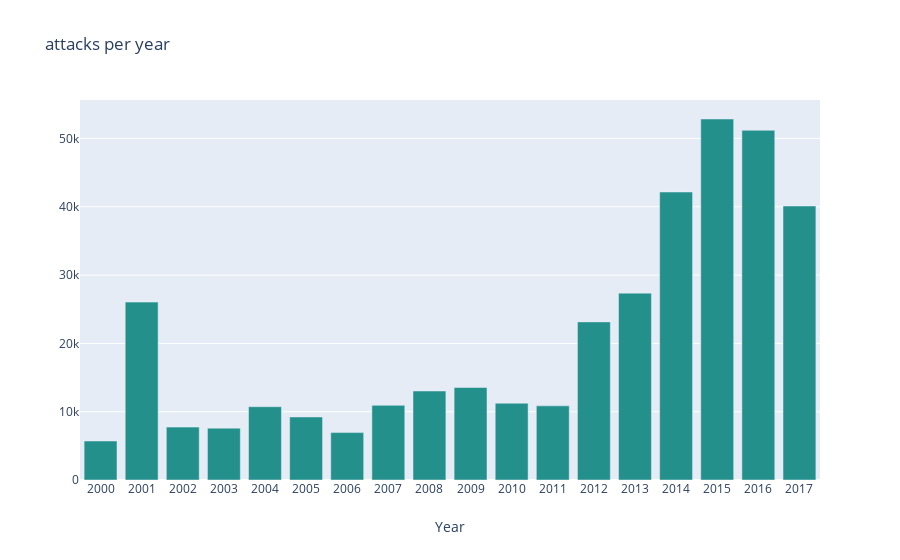

Source (notebook cell):
### Code cell
y=cntry['casualities'].value_counts().values
trace1 = go.Bar(
        x=cntry['Year'],
        y=cntry['casualities'],
        marker=dict(
            color=y,
            colorscale = 'Viridis',
        ),
        name="attacks per year",    
    )
layout = dict(
        title="attacks per year",
        #width = 900, height = 500,
        xaxis=dict(
            title='Year',
            tickmode='linear'),
        yaxis=dict(
            showgrid=True,
            showline=False,
            showticklabels=True,
    #         domain=[0, 0.85],
        ), 
    )
fig1 = go.Figure(data=[trace1], layout=layout)
fig1.show()

### Figure 1 — Plotly figure (JSON) as saved in the notebook; plotly's stock layout.template omitted (floating-point values rounded to 4 significant figures)
{"data": [{"marker": {"color": [1, 1, 1, 1, 1, 1, 1, 1, 1, 1, 1, 1, 1, 1, 1, 1, 1, 1], "colorscale": [[0, "#440154"], [0.1111, "#482878"], [0.2222, "#3e4989"], [0.3333, "#31688e"], [0.4444, "#26828e"], [0.5556, "#1f9e89"], [0.6667, "#35b779"], [0.7778, "#6ece58"], [0.8889, "#b5de2b"], [1, "#fde725"]]}, "name": "attacks per year", "type": "bar", "x": [2000, 2001, 2002, 2003, 2004, 2005, 2006, 2007, 2008, 2009, 2010, 2011, 2012, 2013, 2014, 2015, 2016, 2017], "y": [5709, 26041, 7743, 7594, 10731, 9231, 6940, 10928, 13028, 13542, 11234, 10854, 23148, 27356, 42162, 52850, 51196, 40114]}], "layout": {"title": {"text": "attacks per year"}, "xaxis": {"tickmode": "linear", "title": {"text": "Year"}}, "yaxis": {"showgrid": true, "showline": false, "showticklabels": true}}}
